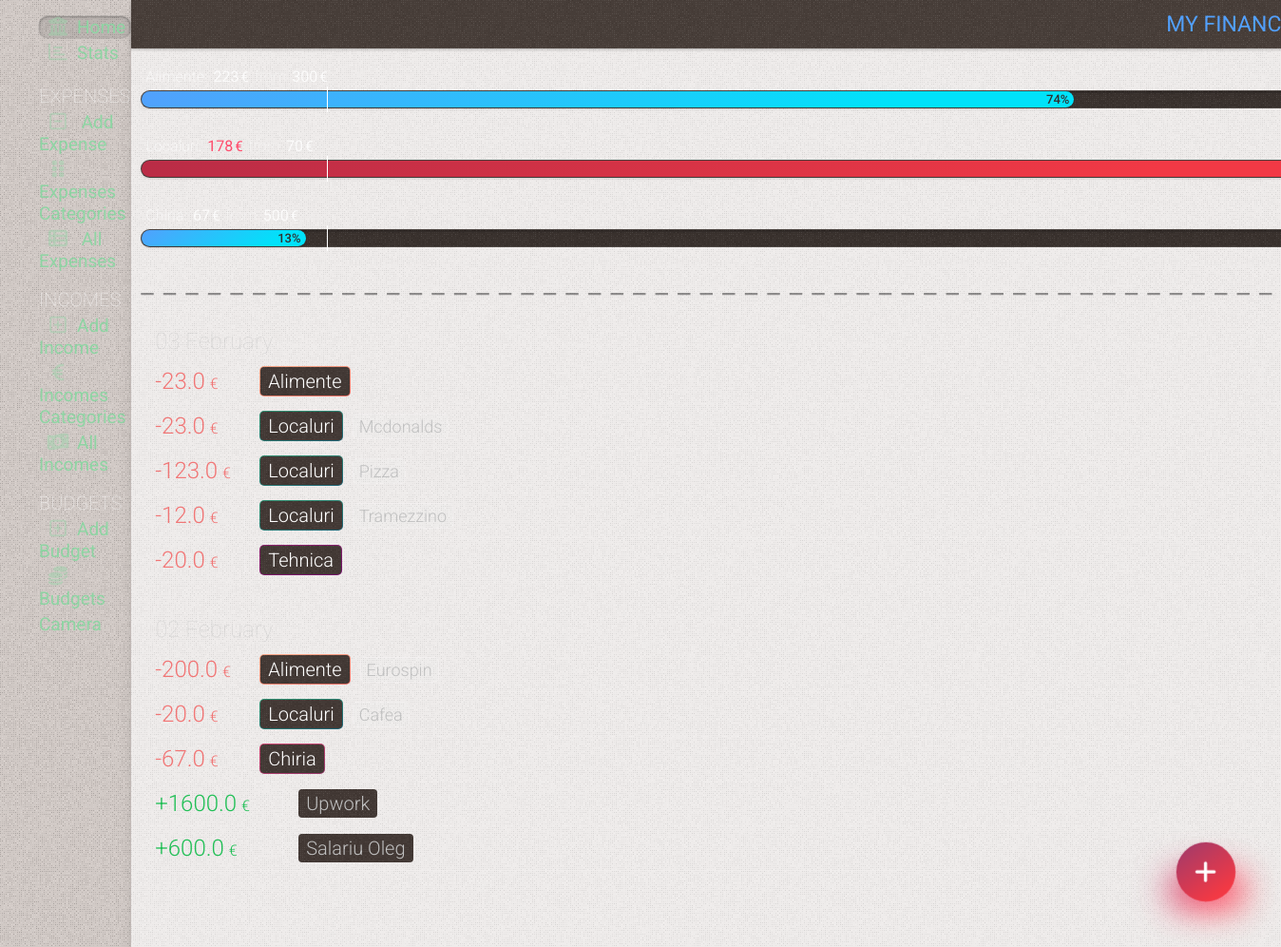
Before: / with the older database file.
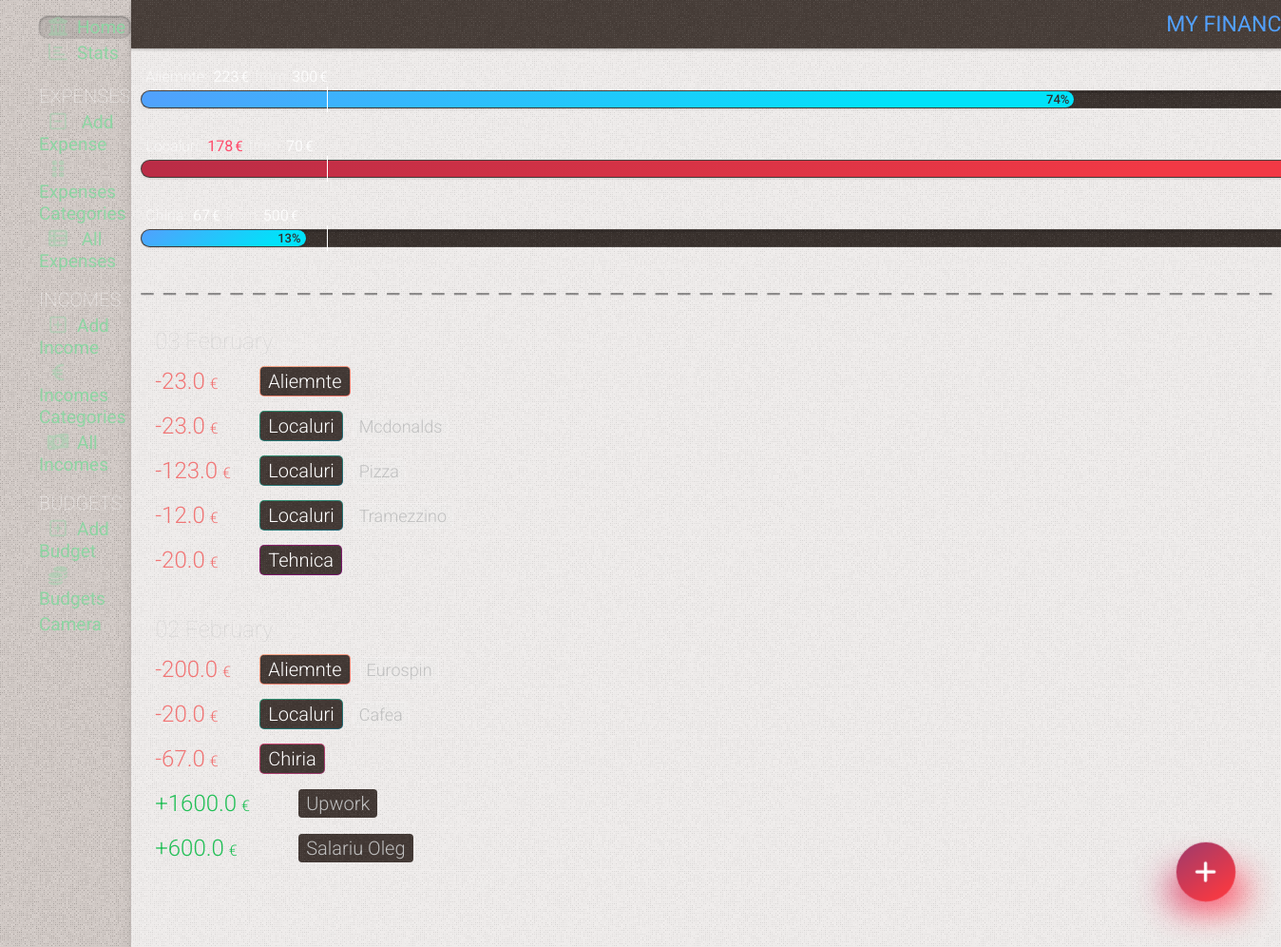
After: the same page with the newer database file.
### tables this page shows
CREATE TABLE budget
(
    id       INTEGER PRIMARY KEY AUTOINCREMENT,
    amount   REAL    NOT NULL,
    category INTEGER NOT NULL

);

CREATE TABLE expenses
(
    id          INTEGER PRIMARY KEY AUTOINCREMENT,
    date        TIMESTAMP NOT NULL DEFAULT CURRENT_TIMESTAMP,
    sum         REAL      NOT NULL,
    category    INTEGER   NOT NULL,
    subcategory INTEGER   NOT NULL,
    comment     TEXT

);

CREATE TABLE categories
(
    id    INTEGER PRIMARY KEY AUTOINCREMENT,
    name  TEXT NOT NULL,
    color TEXT,
    state TEXT DEFAULT false
);

CREATE TABLE subcategories
(
    id          INTEGER PRIMARY KEY AUTOINCREMENT,
    name        TEXT    NOT NULL,
    category_id INTEGER NOT NULL,
    state       TEXT DEFAULT false

);

### app.py (the view)
@app.route('/')
def index():
    conn = get_db_connection()
    this_month_transactions = conn.execute(
        "SELECT expenses.id, "
        "strftime('%Y', date) as year, "
        "strftime('%m', date) as month, "
        "strftime('%d', date) as day, "
        "categories.name as category, "
        "categories.color as color, "
        "subcategories.name as subcategory, "
        "sum, "
        "comment "
        "FROM expenses "
        "LEFT JOIN categories on categories.id = expenses.category "
        "LEFT JOIN subcategories on subcategories.id = expenses.subcategory "
        "WHERE strftime('%Y', date) = strftime('%Y', date('now')) AND strftime('%m', date) = strftime('%m', date('now')) "

        "UNION ALL "
        "SELECT incomes.id, "
        "strftime('%Y', date) as year, "
        "strftime('%m', date) as month, "
        "strftime('%d', date) as day, "
        "categories_income.name as category, "
        "NULL as color, "
        "NULL as subcategory, "
        "amount, "
        "comment "
        "FROM incomes "
        "LEFT JOIN categories_income on categories_income.id = incomes.category "
        # "LEFT JOIN subcategories on subcategories.id = incomes.subcategory "
        "WHERE strftime('%Y', date) = strftime('%Y', date('now')) AND strftime('%m', date) = strftime('%m', date('now')) "
        "ORDER BY day DESC "
    ).fetchall()
    sum_months = conn.execute(
        "SELECT "
        "sum, strftime('%m', date) as month, strftime('%Y', date) as year "
        "FROM expenses "
    ).fetchall()
    sum_months_income = conn.execute(
        "SELECT "
        "amount, strftime('%m', date) as month, strftime('%Y', date) as year "
        "FROM incomes "
    ).fetchall()
    budgets = conn.execute(
        "SELECT SUM(sum) as su, "
        "categories.name as categor, "
        "budget.amount as amount "
        "FROM  expenses "
        "LEFT JOIN categories on categories.id = expenses.category "
        "LEFT JOIN budget on categories.id = budget.category "
        "WHERE strftime('%m.%Y', date) = strftime('%m.%Y','now') "
        "GROUP BY expenses.category "
        "LIMIT 5"
    ).fetchall()
    this_year = datetime.now().year
    this_month = datetime.now().month
    category_sum_total = conn.execute(
        "SELECT  sum, categories.name as category, strftime('%m', date) as month, strftime('%Y', date) as year "
        "FROM expenses  "
        "LEFT JOIN categories on categories.id = expenses.category "
    ).fetchall()
    budgets2 = conn.execute(
        "SELECT SUM(sum) as su, "
        "budget.id as bid, "
        "categories.name as categor, "
        "categories.color as color, "
        "budget.amount as amount "
        "FROM  expenses "
        "LEFT JOIN categories on categories.id = expenses.category "
        "LEFT JOIN budget on categories.id = budget.category "
        "WHERE strftime('%m.%Y', date) = strftime('%m.%Y','now') and amount != '' "
        "GROUP BY bid "
        "LIMIT 3"
    ).fetchall()
    conn.close()
    now = datetime.now()
    days_in_month = calendar.monthrange(now.year, now.month)[1]
    current_day = datetime.now().day
    return render_template('index.html', title='My Finance Tracker', gradient='text-gradient-blue',
                           this_month_transactions=this_month_transactions, sum_months=sum_months,
                           sum_months_income=sum_months_income, category_sum_total=category_sum_total,
                           this_year=this_year, this_month=this_month, budgets2=budgets2, days_in_month=days_in_month,
                           current_day=current_day)

### app.py (called while the page is built)
def get_db_connection():
    conn = sqlite3.connect('static/database.db')
    conn.row_factory = sqlite3.Row
    return conn

@app.template_filter('month_name')
def month_name(month_number):
    return calendar.month_name[month_number]

### templates/index.html (shortened to what this page needs)
{% extends 'base.html' %} {% block content %}
	<div class="page_title {{ gradient }}" >
		<span >{% block title %} {{ title }} {% endblock %}</span >
	</div >
	<div class="content w-full" >
		<div class="flex flex-col w-full" >
			<div class="budgets budgets-home flex flex-col gap-30" >
				{% for su, bid, categor, color, amount in budgets2 %}
					<div class="flex" >
						<div class="budget-wrap  {{ color }}" >
							<div class="budget-wrap-span" >
								{% set per = su * 100 / amount %}
								{% set today = current_day * 100 / days_in_month %}
								<div class="budget-header subtitle2 flex-1" >
									<div class="budget-title" >{{ categor }}:</div >
									<div class="budget-su {% if per > 100 %} over{% endif %}
									{% if 75 < per < 100 %} startover{% endif %}" >{{ su|int }} <span >&euro;</span ></div >
									<div class="budget-from" >from</div >
									<div class="budget-amount" >{{ amount|int }}<span >&euro;</span ></div >
										{% set remained = amount - su %}
								</div >
								<div class="budget-progress" >
									<div class="progress
									{% if per > 100 %} over{% endif %}
									" style="width:{{ per|int }}%" >{{ per|int }}%
									</div >
									<div class="budget-progress-hide" >
									</div >
								</div >
							</div >
						</div >
					</div >
				{% endfor %}
			</div >
			<div class="divider" ></div >
			<div class="cards relative mt-10" >
				{% for key, list in this_month_transactions|groupby('day')|sort(attribute='0', reverse=True) %}
					<div class="cards-day" >{{ key }} {{ this_month|int|month_name }}</div >
					{% for id, year, month, day,  category, color, subcategory, sum, comment in list %}
						<div
								class="card flex items-center relative overflow-hidden flex-wrap {% if not color %} card-income {% endif %}" >
							<div class="flex items-center w-full" >
								<div class="card-info flex flex-1" >
									<div class="flex flex-1" >
										<span class="card-amount flex items-center" >  {{ sum }} <span >&euro;</span > </span >
										<div class="flex flex-col justify-center ml-15" >
											<div class="flex items-center" >
												<span class="{{ color }} card-category" ><span >{{ category }}</span >    </span >
												{% if (subcategory != '') and (subcategory !=None) %}
													<span class="card-subcategory ml-10" >  {{ subcategory }}  </span >
												{% endif %}
											</div >
										</div >
									</div >
								</div >
							</div >
						</div >
					{% endfor %}
				{% endfor %}
			</div >
		</div >
	</div >
{% endblock %}

Changed rows visible on the page:
computed for budget (number 1 of 3 on the later page): categor "Alimente" → "Aliemnte"
changed through a linked row, expenses (number 1 of 8 on the later page): name "Alimente" → "Aliemnte"
changed through a linked row, expenses "Eurospin": name "Alimente" → "Aliemnte"
